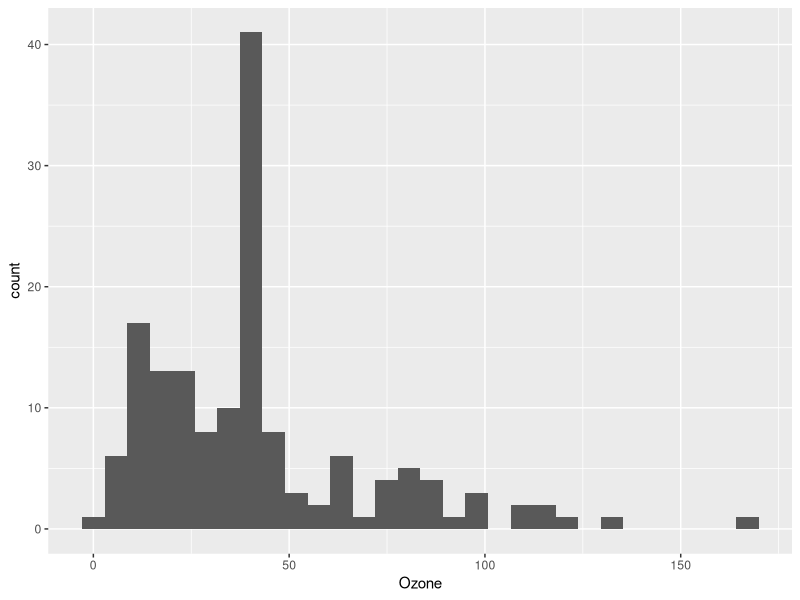
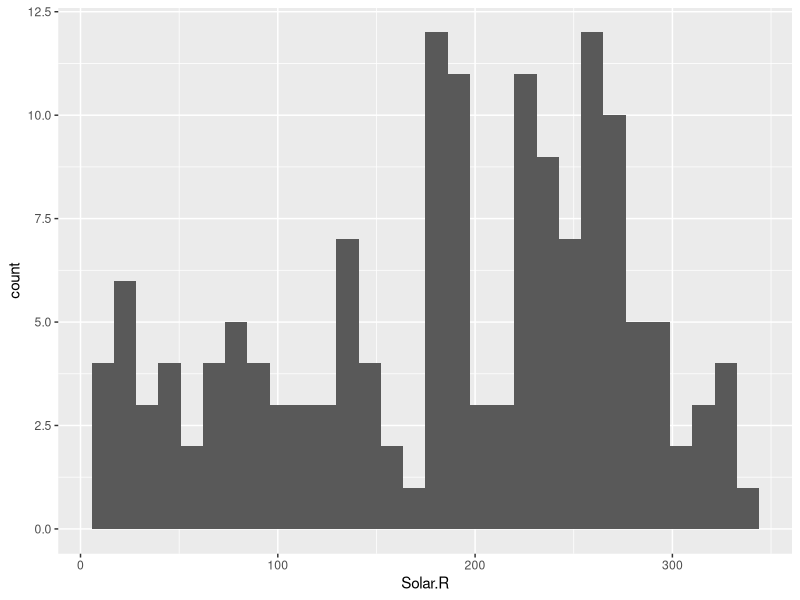
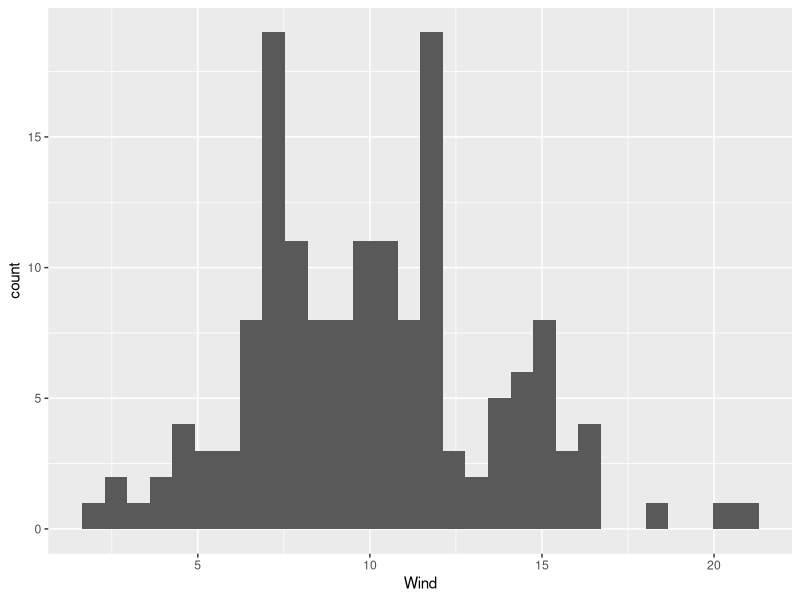
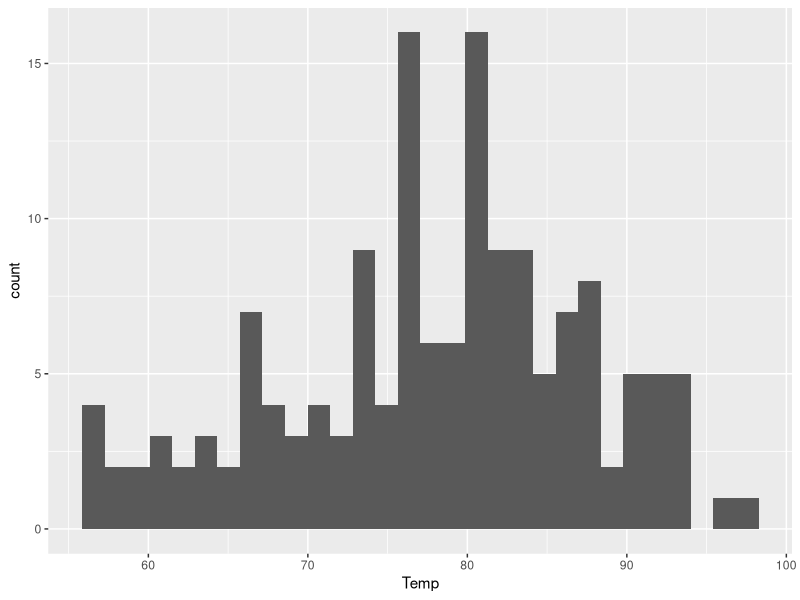
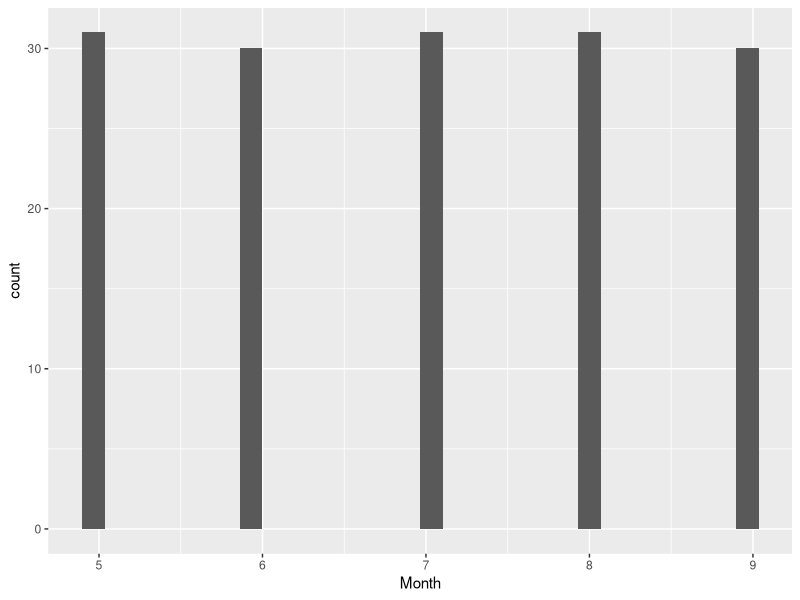
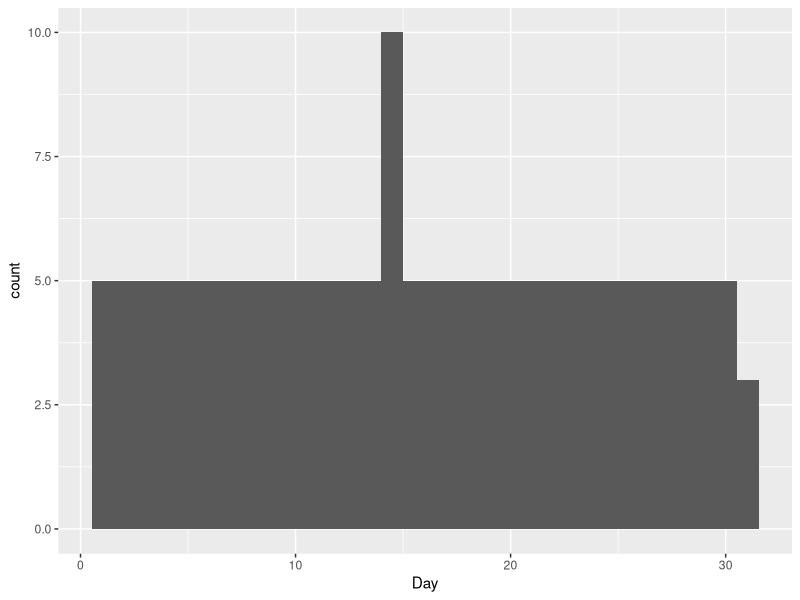
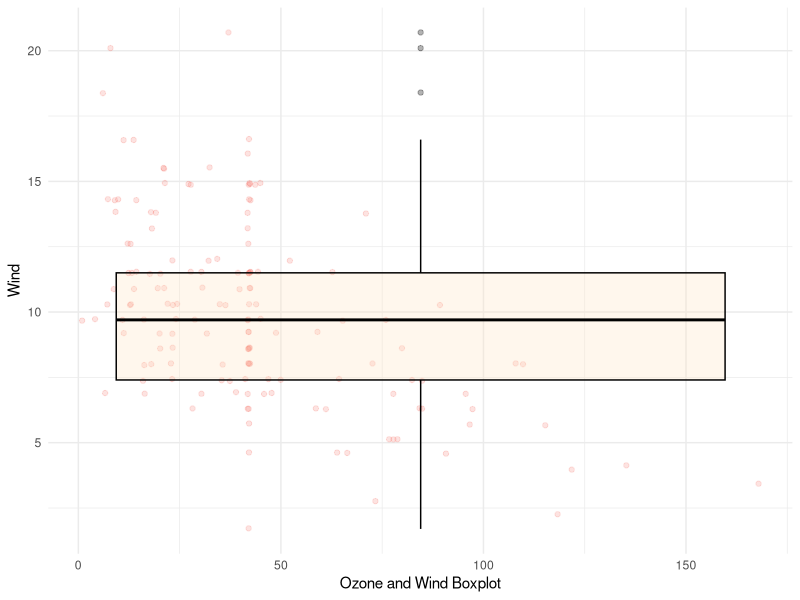
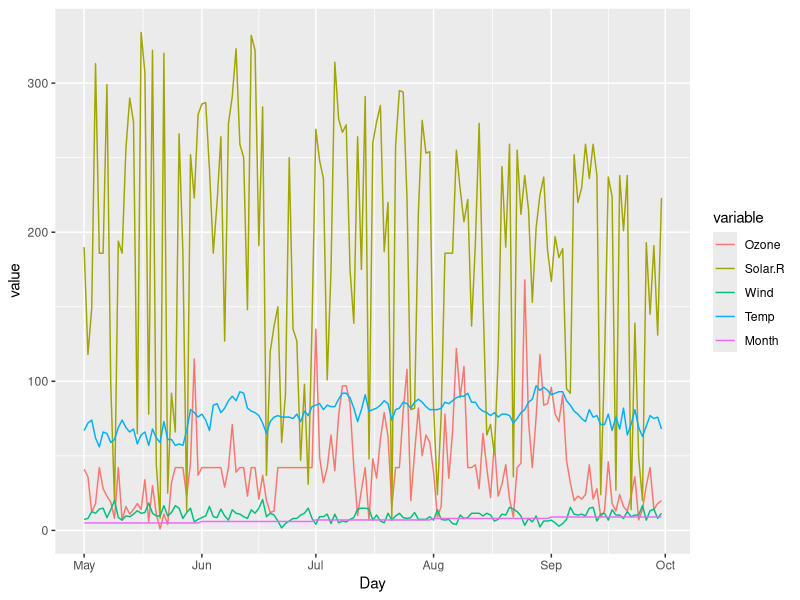

Reproduce these figures in R, in order.
library(ggplot2)
library(reshape2)
library(tidyverse)

## Step 1: Loading data
air <- data.frame(airquality)
air

##Step 2: Clean the data
meanofaq <- mean(air$Ozone, na.rm = TRUE)
air$Ozone[which(is.na(air$Ozone))] <- meanofaq

meanofSolar <- mean(air$Solar.R, na.rm = TRUE)
air$Solar.R[which(is.na(air$Solar.R))] <- meanofSolar
air

##Step 3: Understanding teh data distribution
##histogram(Ozone)
ggplot(air, aes(Ozone)) +
  geom_histogram()

##histogram(Solar.R)
ggplot(air,aes(Solar.R)) +
  geom_histogram()

##histogram(Wind)
ggplot(air, aes(Wind)) +
  geom_histogram()

##histogram(Temp)
ggplot(air, aes(Temp)) +
  geom_histogram()

##histogram(Month)
ggplot(air, aes(Month)) +
  geom_histogram()

##histogram(Day)
ggplot(air, aes(Day)) +
  geom_histogram()

##boxplot for Ozone and boxplots for different wind values
breaks <- c(0,5,10,15,20,25)

tags <- c("[0-5]","[5-10]","[10-15]","[15-20]","[21-25]")

group_tags <- cut(air$Wind, breaks = breaks, include.lowest = TRUE, right = FALSE, labels = tags)

summary(group_tags)

##creation of Ozone and Wind boxplot
ggplot(data = air, mapping = aes(x = Ozone, y = Wind)) +
  geom_jitter(aes(color = 'blue'), alpha = 0.2) +
  geom_boxplot(fill = "bisque", color = "black", alpha = 0.3) +
  labs(x = 'Ozone and Wind Boxplot') +
  guides(color = FALSE) +
  theme_minimal()

##Step 4: Explore how the data changes over time
newdates <- paste(air$Month, air$Day, "1973", sep = "/", collapse = NULL)
newdates <- as.Date(newdates, "%m/%d/%y")
newdates

air$Day <- newdates
air

meltedair <- melt(data = air,id.vars = "Day",measure.vars = c("Ozone", "Solar.R","Wind","Temp","Month"))

ggplot(data = meltedair, aes(x = Day, y = value, color = variable)) +
  geom_line()

##Step 5: Look at all the data via a heatmap
ggplot(data = meltedair, aes(x = Day, y = variable)) +
  geom_tile(aes(fill = value))

##Step 6: Scatter plot of Data
air
ggplot(air, aes(x = Wind, y = Temp)) +
  geom_point(aes(colour = factor(Month)))

##Do you see any patterns in the Data?

##If I take a look at the line-chart I can see that the higher the Solar levels 
##the higher the Ozone levels, and they were particualry high between the time of 
##July and August as well as august and September.

##What was the most useful visualization?

##I think the most useful visualization was the Line chart,
##i feel that line charts are very descriptive and can tell a story very easily. 
## 
